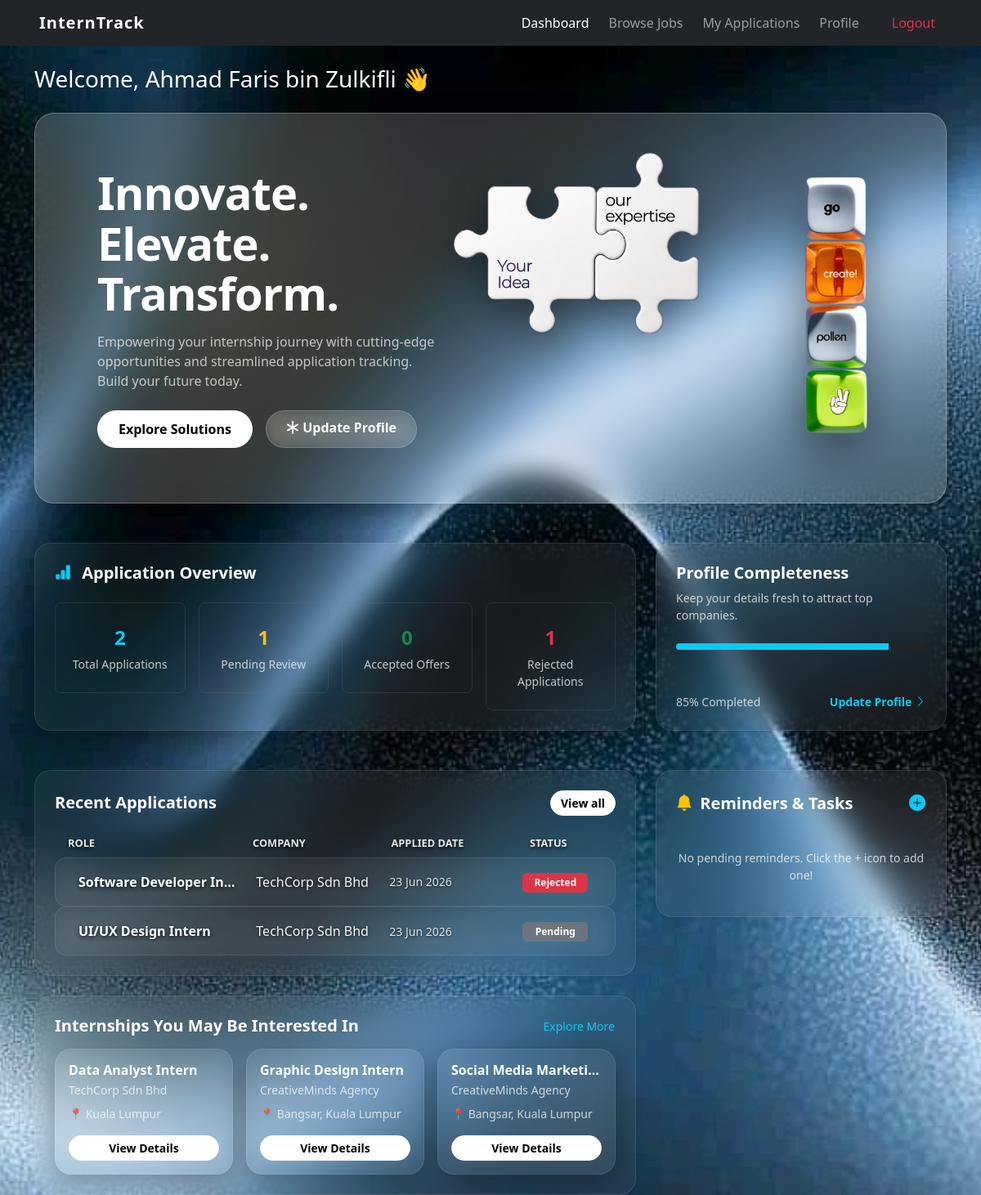
The page /student/dashboard.php (signed in) on the database its author committed.
### tables this page shows
CREATE TABLE `applications` (
  `id` int(11) NOT NULL,
  `student_id` int(11) NOT NULL,
  `job_id` int(11) NOT NULL,
  `cover_letter` text DEFAULT NULL,
  `resume` varchar(255) DEFAULT NULL,
  `status` enum('pending','reviewed','accepted','rejected') DEFAULT 'pending',
  `interview_date` varchar(50) DEFAULT NULL,
  `interview_time` varchar(50) DEFAULT NULL,
  `interview_venue` varchar(255) DEFAULT NULL,
  `notes` text DEFAULT NULL,
  `applied_at` timestamp NOT NULL DEFAULT current_timestamp()
);

CREATE TABLE `jobs` (
  `id` int(11) NOT NULL,
  `company_id` int(11) NOT NULL,
  `title` varchar(150) NOT NULL,
  `description` text DEFAULT NULL,
  `location` varchar(100) DEFAULT NULL,
  `field` varchar(100) DEFAULT NULL,
  `status` enum('active','closed') DEFAULT 'active',
  `created_at` timestamp NOT NULL DEFAULT current_timestamp(),
  `allowance` decimal(10,2) DEFAULT 0.00
);

CREATE TABLE `users` (
  `id` int(11) NOT NULL,
  `name` varchar(100) NOT NULL,
  `email` varchar(100) NOT NULL,
  `password` varchar(255) NOT NULL,
  `role` enum('student','company','admin') NOT NULL,
  `phone` varchar(20) DEFAULT NULL,
  `bio` text DEFAULT NULL,
  `profile_picture` varchar(255) DEFAULT NULL,
  `description` text DEFAULT NULL,
  `website` varchar(150) DEFAULT NULL,
  `resume` varchar(255) DEFAULT NULL,
  `created_at` timestamp NOT NULL DEFAULT current_timestamp(),
  `approval_status` varchar(50) DEFAULT 'pending',
  `academic_info` text DEFAULT NULL,
  `industry` varchar(100) DEFAULT NULL,
  `skills` text DEFAULT NULL
);

### student/dashboard.php (the view, shortened to what this page needs)
<?php
include '../config/db_connect.php';
include '../includes/header.php';
include '../includes/navbar.php';
$student_id = $_SESSION['user_id'];
$sql_reminders = "SELECT r.id, r.task, r.due_date, r.app_id, j.title AS job_title, u.name AS company_name
                  FROM reminders r
                  LEFT JOIN applications a ON r.app_id = a.id
                  LEFT JOIN jobs j ON a.job_id = j.id
                  LEFT JOIN users u ON j.company_id = u.id
                  WHERE r.student_id = ?
                  ORDER BY r.due_date ASC";
$stmt_reminders = mysqli_prepare($conn, $sql_reminders);
mysqli_stmt_bind_param($stmt_reminders, "i", $student_id);
mysqli_stmt_execute($stmt_reminders);
$reminders = mysqli_stmt_get_result($stmt_reminders);
$stmt = mysqli_prepare($conn, "SELECT
    COUNT(*) AS total,
    SUM(status = 'pending') AS pending,
    SUM(status = 'reviewed') AS reviewed,
    SUM(status = 'accepted') AS accepted,
    SUM(status = 'rejected') AS rejected
    FROM applications WHERE student_id = ?");
mysqli_stmt_bind_param($stmt, "i", $student_id);
mysqli_stmt_execute($stmt);
$stats = mysqli_fetch_assoc(mysqli_stmt_get_result($stmt));
$stmt = mysqli_prepare($conn, "SELECT a.id, a.status, a.applied_at, j.title, u.name AS company_name
    FROM applications a
    JOIN jobs j ON a.job_id = j.id
    JOIN users u ON j.company_id = u.id
    WHERE a.student_id = ?
    ORDER BY a.applied_at DESC LIMIT 3");
mysqli_stmt_bind_param($stmt, "i", $student_id);
mysqli_stmt_execute($stmt);
$recent = mysqli_stmt_get_result($stmt);
$stmt_interest = mysqli_prepare($conn, "SELECT j.id, j.title, j.location, j.field, u.name AS company_name
    FROM jobs j
    JOIN users u ON j.company_id = u.id
    WHERE j.status = 'active' AND j.id NOT IN (
        SELECT job_id FROM applications WHERE student_id = ?
    )
    ORDER BY j.created_at DESC LIMIT 3");
mysqli_stmt_bind_param($stmt_interest, "i", $student_id);
mysqli_stmt_execute($stmt_interest);
$interest_jobs = mysqli_stmt_get_result($stmt_interest);
function status_badge($status) {
    $map = [
        'pending'     => 'secondary',
        'reviewed'    => 'info',
        'interviewed' => 'primary',
        'accepted'    => 'success',
        'rejected'    => 'danger',
    ];
    $class = $map[$status] ?? 'secondary';
    return "<span class=\" badge-uniform bg-$class\">" . htmlspecialchars(ucfirst($status)) . "</span>";
}
?>
<div class="container mt-4">
    <h3 class="mb-4 text-white">Welcome, <?= htmlspecialchars($_SESSION['name']) ?> 👋</h3>
    <div class="glass-hero mb-5">
        <div class="glass-hero-content row align-items-center justify-content-between">
        <div class="col-md-6 mb-4 mb-md-0" style="padding-left: 40px;">
            <h1 class="hero-title">Innovate.<br>Elevate.<br>Transform.</h1>
            <p class="hero-subtitle mt-3">Empowering your internship journey with cutting-edge opportunities and streamlined application tracking. Build your future today.</p>
            <div class="d-flex gap-3 mt-4">
                    <a href="browse.php" class="btn btn-glass-white rounded-pill">Explore Solutions</a>
                    <a href="profile.php" class="btn btn-glass-light-secondary rounded-pill px-4 py-2"><i class="bi bi-asterisk"></i> Update Profile</a>
            </div>
        </div>
        <div class="col-md-6">
            <div class="d-flex align-items-start justify-content-center justify-content-md-end gap-1" style="margin-right: -80px;">
                <img src="../assets/images/IMG_3342.PNG" alt="Your Idea Our Expertise" class="img-fluid hero-puzzle-img">
                <img src="../assets/images/homepage-logo.png" alt="Stacked Keys" class="img-fluid hero-stacked-keys">
            </div>
        </div>
    </div>
    </div>
    <div class="row g-4 mb-5">
        <div class="col-lg-8">
            <div class="card glass-card-light p-4 h-100" style="cursor: default;">
                <h5 class="fw-bold text-white mb-4"><i class="bi bi-bar-chart-fill text-info me-2"></i> Application Overview</h5>
                <div class="row g-3">
                    <div class="col-sm-6 col-md-3">
                        <div class="card text-center bg-transparent border border-secondary border-opacity-25 rounded-3 py-3 dashboard-card hover-lift" onclick="location.href='my_applications.php'" style="cursor: pointer;">
                            <div class="card-body py-2">
                                <div class="fs-4 text-info fw-bold mb-1"><?= (int)$stats['total'] ?></div>
                                <div class="small text-white-50">Total Applications</div>
                            </div>
                        </div>
                    </div>
                    <div class="col-sm-6 col-md-3">
                        <div class="card text-center bg-transparent border border-secondary border-opacity-25 rounded-3 py-3 dashboard-card hover-lift" onclick="location.href='my_applications.php?status=pending'" style="cursor: pointer;">
                            <div class="card-body py-2">
                                <div class="fs-4 text-warning fw-bold mb-1"><?= (int)($stats['pending'] + $stats['reviewed']) ?></div>
                                <div class="small text-white-50">Pending Review</div>
                            </div>
                        </div>
                    </div>
                    <div class="col-sm-6 col-md-3">
                        <div class="card text-center bg-transparent border border-secondary border-opacity-25 rounded-3 py-3 dashboard-card hover-lift" onclick="location.href='my_applications.php?status=accepted'" style="cursor: pointer;">
                            <div class="card-body py-2">
                                <div class="fs-4 text-success fw-bold mb-1"><?= (int)$stats['accepted'] ?></div>
                                <div class="small text-white-50">Accepted Offers</div>
                            </div>
                        </div>
                    </div>
                    <div class="col-sm-6 col-md-3">
                        <div class="card text-center bg-transparent border border-secondary border-opacity-25 rounded-3 py-3 dashboard-card hover-lift" onclick="location.href='my_applications.php?status=rejected'" style="cursor: pointer;">
                            <div class="card-body py-2">
                                <div class="fs-4 text-danger fw-bold mb-1"><?= (int)$stats['rejected'] ?></div>
                                <div class="small text-white-50">Rejected Applications</div>
                            </div>
                        </div>
                    </div>
                </div>
            </div>
        </div>
        <div class="col-lg-4">
            <div class="card shadow-sm glass-card-light h-100" style="cursor: default;">
                <div class="card-body p-4 d-flex flex-column justify-content-between">
                    <div>
                        <h5 class="fw-bold mb-2 text-white">Profile Completeness</h5>
                        <p class="small text-white-50 mb-4">Keep your details fresh to attract top companies.</p>
                        <div class="progress mb-3 bg-dark" style="height: 8px;">
                            <div class="progress-bar bg-info" role="progressbar" style="width: 85%;" aria-valuenow="85" aria-valuemin="0" aria-valuemax="100"></div>
                        </div>
                    </div>
                    <div class="d-flex justify-content-between align-items-center small mt-auto">
                        <span class="text-white-50">85% Completed</span>
                        <a href="profile.php" class="text-info fw-bold text-decoration-none">Update Profile <i class="bi bi-chevron-right"></i></a>
                    </div>
                </div>
            </div>
        </div>
    </div>
    <div class="row g-4">
        <div class="col-lg-8">
            <div class="card shadow-sm glass-card-light mb-4">
                <div class="card-body p-4">
                    <div class="d-flex justify-content-between align-items-center mb-3">
                        <h5 class="fw-bold mb-0 text-white">Recent Applications</h5>
                        <a href="my_applications.php" class="btn btn-sm btn-glass-white rounded-pill" style="padding: 0.25rem 0.75rem !important;">View all</a>
                    </div>
                    <?php if (mysqli_num_rows($recent) === 0): ?>
                        <div class="alert bg-transparent border border-secondary text-white-50 text-center py-4 my-2">You haven't applied to any internships yet.</div>
                    <?php else: ?>
                        <div class="row glass-table-header d-none d-md-flex mb-2 px-3 mt-4">
                            <div class="col-md-4">Role</div>
                            <div class="col-md-3">Company</div>
                            <div class="col-md-3">Applied Date</div>
                            <div class="col-md-2">Status</div>
                        </div>
                        <div class="d-flex flex-column">
                            <?php while ($row = mysqli_fetch_assoc($recent)): ?>
                                <div class="row glass-row-item-light align-items-center py-3 px-3 mx-0">
                                    <div class="col-md-4 glass-row-text-primary text-truncate fw-semibold">
                                        <?= htmlspecialchars($row['title']) ?>
                                    </div>
                                    <div class="col-md-3 glass-row-text-secondary text-truncate">
                                        <?= htmlspecialchars($row['company_name']) ?>
                                    </div>
                                    <div class="col-md-3 glass-row-text-muted small">
                                        <?= htmlspecialchars(date('d M Y', strtotime($row['applied_at']))) ?>
                                    </div>
                                    <div class="col-md-2 mt-2 mt-md-0">
                                        <?= status_badge($row['status']) ?>
                                    </div>
                                </div>
                            <?php endwhile; ?>
                        </div>
                    <?php endif; ?>
                </div>
            </div>
            <div class="card shadow-sm glass-card-light">
                <div class="card-body p-4">
                    <div class="d-flex justify-content-between align-items-center mb-3">
                        <h5 class="fw-bold mb-0 text-white">Internships You May Be Interested In</h5>
                        <a href="browse.php" class="btn btn-link btn-sm text-info p-0 text-decoration-none">Explore More</a>
                    </div>
                    <?php if (mysqli_num_rows($interest_jobs) === 0): ?>
                        <div class="text-white-50 small">No new vacancies available matching your interests.</div>
                    <?php else: ?>
                        <div class="row g-3">
                            <?php while ($job = mysqli_fetch_assoc($interest_jobs)): ?>
                                <div class="col-md-4">
                                    <div class="card h-100 glass-card-light">
                                        <div class="card-body p-3 d-flex flex-column">
                                            <h6 class="fw-bold mb-1 text-truncate text-white" title="<?= htmlspecialchars($job['title']) ?>"><?= htmlspecialchars($job['title']) ?></h6>
                                            <div class="text-white-50 small mb-2"><?= htmlspecialchars($job['company_name']) ?></div>
                                            <div class="small text-white-50 mb-3">
                                                <span>📍 <?= htmlspecialchars($job['location']) ?></span>
                                            </div>
                                            <a href="browse.php?id=<?= $job['id'] ?>" class="btn btn-sm btn-glass-white mt-auto w-100 rounded-pill" style="padding: 0.25rem 0.5rem !important;">View Details</a>
                                        </div>
                                    </div>
                                </div>
                            <?php endwhile; ?>
                        </div>
                    <?php endif; ?>
                </div>
            </div>
        </div>
        <div class="col-lg-4">
            <div class="card shadow-sm glass-card-light mb-4">
                <div class="card-body p-4">
                    <div class="d-flex justify-content-between align-items-center mb-3">
                        <h5 class="fw-bold mb-0 text-white"><i class="bi bi-bell-fill text-warning me-1"></i> Reminders & Tasks</h5>
                        <button type="button" class="btn btn-sm btn-link text-info p-0" data-bs-toggle="modal" data-bs-target="#addReminderModal" title="Add Reminder">
                            <i class="bi bi-plus-circle-fill fs-5 text-info"></i>
                        </button>
                    </div>
                    <div class="d-flex flex-column gap-2 mt-4">
                        <?php if (mysqli_num_rows($reminders) === 0): ?>
                            <div class="text-white-50 small text-center py-3">No pending reminders. Click the + icon to add one!</div>
                        <?php endif; ?>
                    </div>
                </div>
            </div>
        </div>
    </div>
</div>
<?php include '../includes/footer.php'; ?>

### rows shown on the page
applications: job.title "Software Developer In…", users.name "TechCorp Sdn Bhd", applied_at "23 Jun 2026", status "Rejected"
applications: job.title "UI/UX Design Intern", users.name "TechCorp Sdn Bhd", applied_at "23 Jun 2026", status "Pending"
jobs: title "Data Analyst Intern", company.name "TechCorp Sdn Bhd", location "Kuala Lumpur"
jobs: title "Graphic Design Intern", company.name "CreativeMinds Agency", location "Bangsar, Kuala Lumpur"
jobs: title "Social Media Marketi…", company.name "CreativeMinds Agency", location "Bangsar, Kuala Lumpur"

### other values the page prints
$_SESSION['name'] "Ahmad Faris bin Zulkifli"
$stats['total'] "2"
$stats['pending'] + $stats['reviewed'] "1"
$stats['accepted'] "0"
$stats['rejected'] "1"
